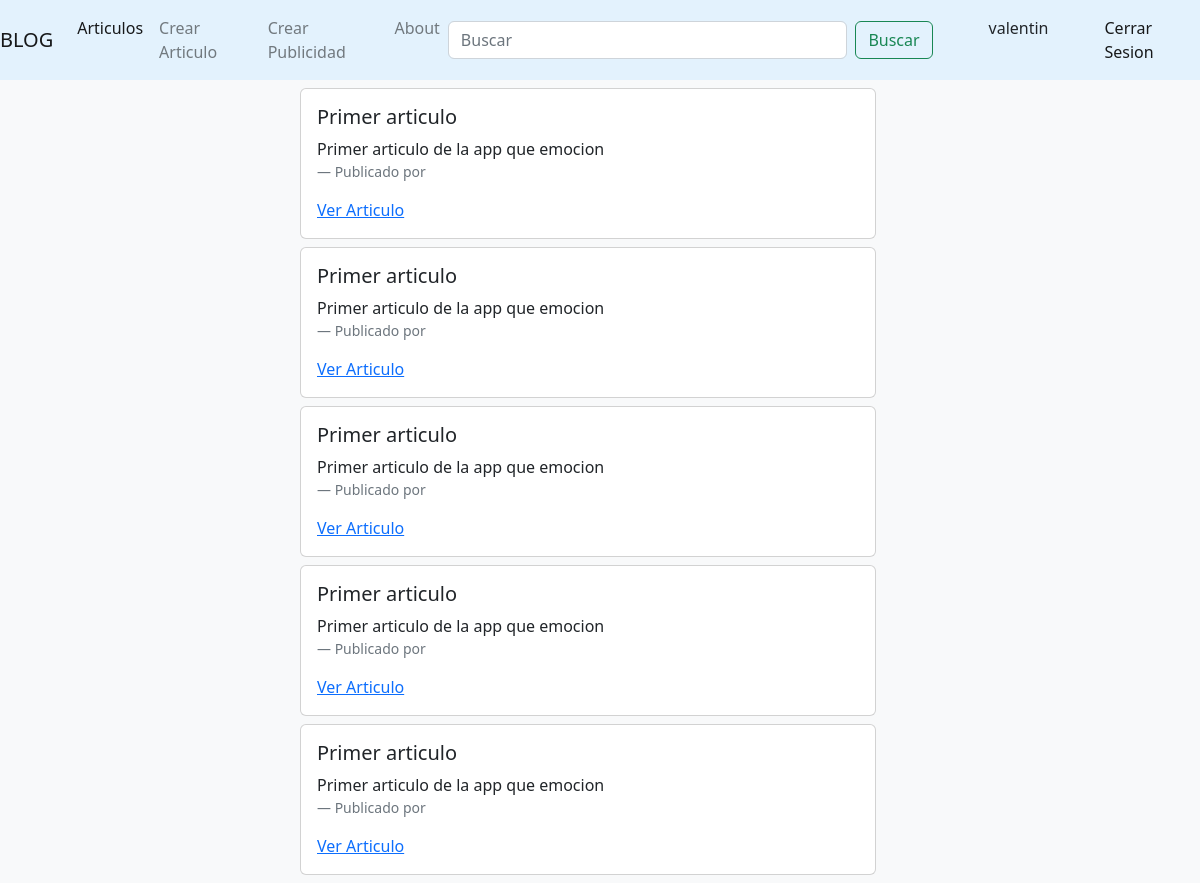
Page / (signed in) on the earlier database version.
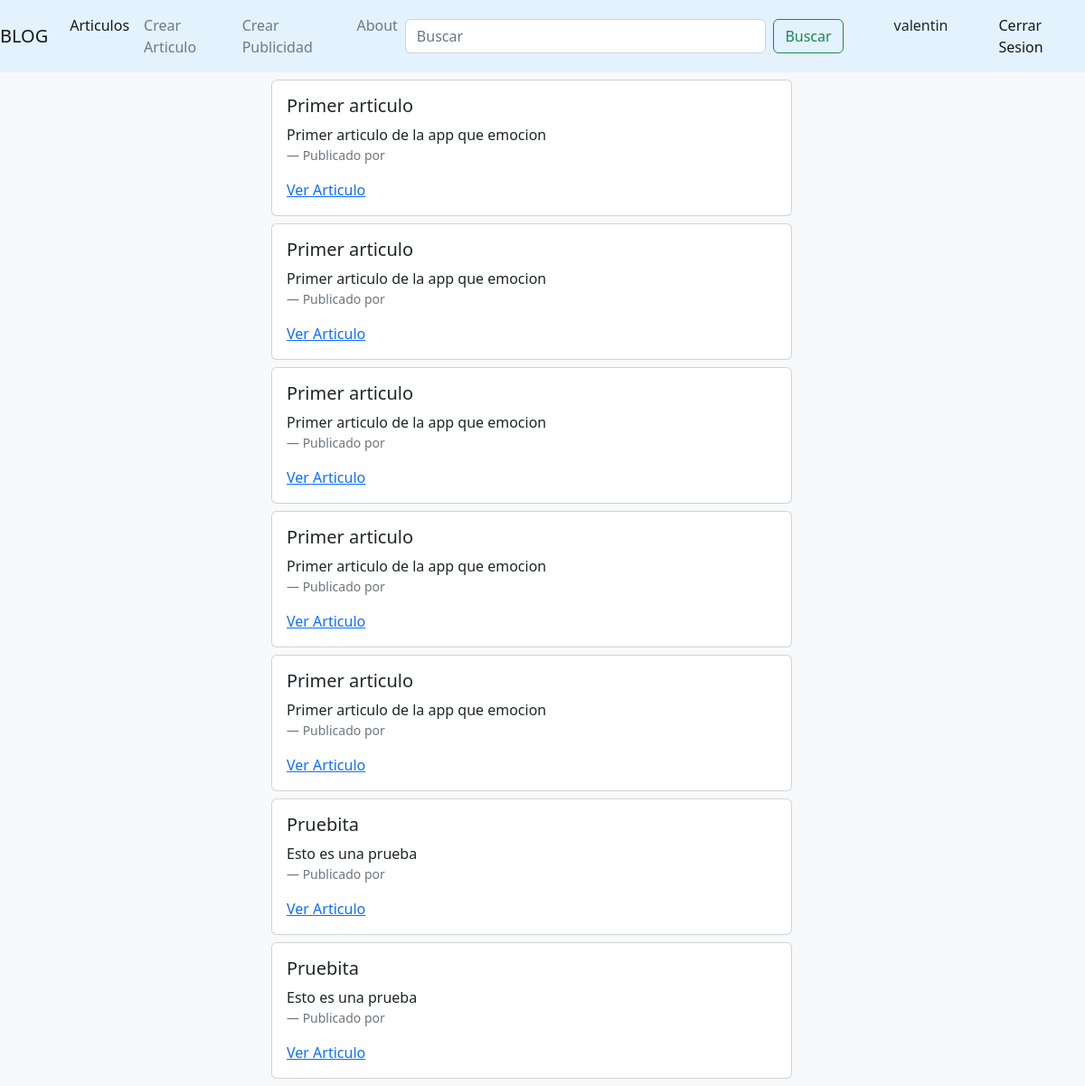
Same page on the later database version.
### blog_app/models.py (models this page shows, shortened)
class Article(models.Model):
    title = models.CharField(max_length=40)
    content = models.CharField(max_length=200)
    creation_date = models.DateField(auto_now_add=True)
    author = models.ForeignKey('auth.user', on_delete=models.CASCADE)
    image = models.ImageField(upload_to='articles/', null=True, blank=True)

### blog_app/views.py (the view)
# urls.py: path('', list_article, name='list_article'),
@login_required
def list_article(request):
    articles = Article.objects.all()
    context = {
        'articles':articles,
        'ad': Advertising.objects.all()
    }
    return render(request, 'list_article.html', context=context)

### templates/list_article.html (shortened to what this page needs)
{% extends 'base.html' %} {% block body %} {% for article in articles %}
<div class="card my-2">
  <div class="card-body">
    <h5 class="card-title">{{ article.title }}</h5>
    <p class="card-text">{{ article.content }}</p>
    <p class="blockquote-footer">Publicado por {{ article.author }}</p>
    <a href="/blog/see-article/{{ article.id }}" class="card-link"
      >Ver Articulo</a
    >
  </div>
</div>
{% endfor %} {% endblock %}

### templates/base.html (shortened to what this page needs)
<!DOCTYPE html>
<html lang="en">
  <head>
    <link
      rel="stylesheet"
      href="https://cdn.jsdelivr.net/npm/bootstrap@4.6.2/dist/css/bootstrap.min.css"
    />
    <link
      href="https://cdn.jsdelivr.net/npm/bootstrap@5.2.0/dist/css/bootstrap.min.css"
      rel="stylesheet"
    />
  </head>
  <body class="bg-light">
    <nav
      class="navbar navbar-expand-lg navbar-light"
      style="background-color: #e3f2fd"
    >
      <a class="navbar-brand" href="/blog/list-article/">BLOG</a>
      <div
        class="collapse navbar-collapse d-flex justify-content-between"
        id="navbarSupportedContent"
      >
        <div>
          <ul class="navbar-nav mr-auto">
            <li class="nav-item active">
              <a class="nav-link" href="/blog/list-article/">Articulos</a>
            </li>
            <li class="nav-item">
              <a class="nav-link" href="/blog/create-article/"
                >Crear Articulo</a
              >
            </li>
            {% if user.is_superuser %}
            <li class="nav-item">
              <a class="nav-link" href="/blog/create-ad/">Crear Publicidad</a>
            </li>
            {% endif %}
            <li class="nav-item">
              <a class="nav-link" href="/blog/About/">About</a>
            </li>
          </ul>
        </div>
        <div class="w-50">
          <form
            class="form-inline my-2 my-lg-0"
            action="/blog/search-article/"
            method="GET"
          >
            <input
              class="form-control w-75 mr-sm-2"
              type="search"
              placeholder="Buscar"
              aria-label="Search"
              name="search"
            />
            <button class="btn btn-outline-success my-2 my-sm-0" type="submit">
              Buscar
            </button>
          </form>
        </div>
        <div class="d-flex align-items-center">
          <ul class="navbar-nav mr-auto">
            <li class="nav-item active d-flex">
              <p class="p-2 m-0">{{ request.user.username }}</p>
              <div style="width: 40px; height: 40px">
              </div>
            </li>
            <li class="nav-item active">
              <a class="nav-link" href="/users/logout/">Cerrar Sesion</a>
            </li>
          </ul>
        </div>
      </div>
    </nav>
    <div class="w-100">
      <div class="w-50 mx-auto d-flex">
        <div
          class="{% if request.path == '/blog/list-article/' %} w-75 {% else %} w-100 {% endif %} mr-4"
          :class=""
        >
          {% block body %} {% endblock %}
        </div>
      </div>
    </div>
  </body>
</html>

Differences in the rows shown:
added Article: title "Pruebita", content "Esto es una prueba"
added Article: title "Pruebita", content "Esto es una prueba"
